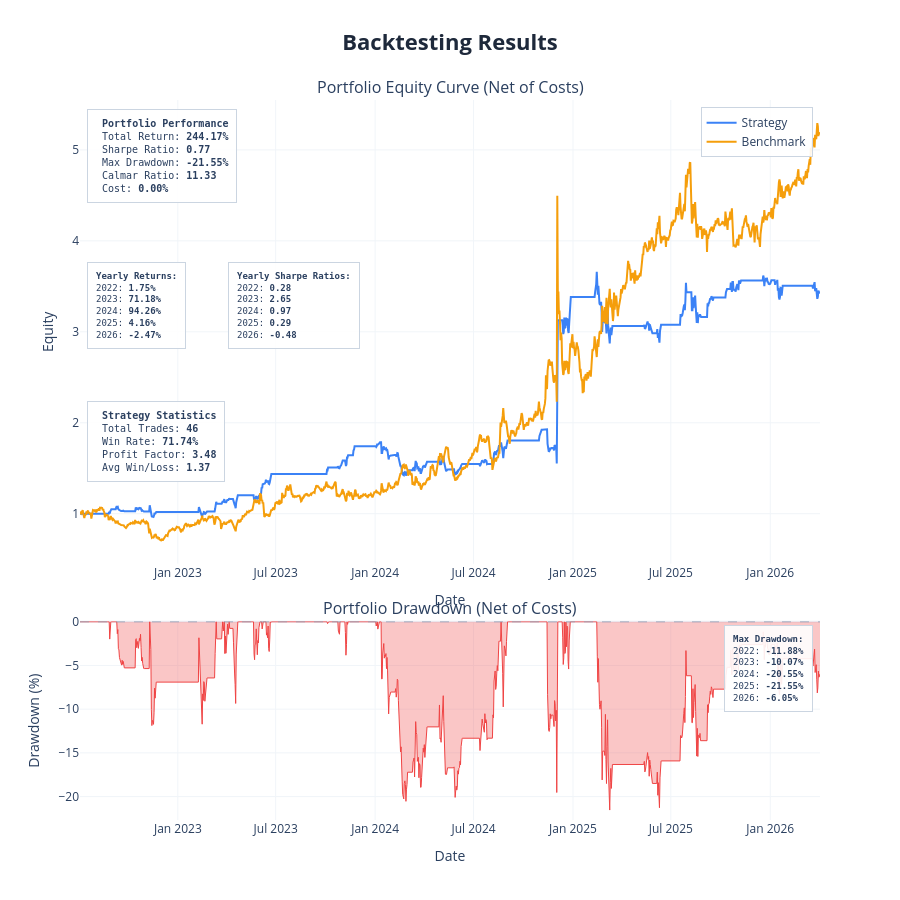

The cell this chart's notebook holds for it:
### Markdown cell above
---
## Backtest

| Parameter | Options | Default |
|---|---|---|
| `cost` | Cost per trade as decimal — `0.001` = 0.1% | `0.0` |
| `show_plot` | `True` / `False` | `True` |
| `save_html` | Filename string or `None` | `None` |
| `show_trades` | Overlay entry/exit markers on price chart | `False` |
| `benchmark_data` | DataFrame with `Close` column for buy & hold comparison | same asset |

### Code cell
results = backtest(
    data=pair_df,
    cost=0.0,
    show_plot=True,
    save_html=None,
    show_trades=False,
    benchmark_data=None
)

print(f"Pair: {Y} vs {X}")
print(f"Return        {results['total_return']*100:>8.2f}%")
print(f"Sharpe        {results['sharpe_ratio']:>8.2f}")
print(f"Max Drawdown  {results['max_drawdown']*100:>8.2f}%")
print(f"Calmar        {results['calmar_ratio']:>8.2f}")
print(f"Trades        {results['num_trades']:>8}")
print(f"Win Rate      {results['win_rate']*100:>8.2f}%")
print(f"Profit Factor {results['profit_factor']:>8.2f}")

### Figure 1 — Plotly figure (JSON) as saved in the notebook; plotly's stock layout.template omitted (floating-point values rounded to 4 significant figures; data arrays with more than 128 entries replaced by an {"elided": "..."} marker saying what was removed)
{"data": [{"hovertemplate": "<b>Strategy</b><br>Date: %{x}<br>Equity: %{y:.4f}<extra></extra>", "line": {"color": "#3b82f6", "width": 2}, "mode": "lines", "name": "Strategy", "type": "scatter", "x": {"elided": "1370 str values"}, "xaxis": "x", "y": {"elided": "1370 float values"}, "yaxis": "y"}, {"hovertemplate": "<b>Benchmark</b><br>Date: %{x}<br>Equity: %{y:.4f}<extra></extra>", "line": {"color": "#f59e0b", "width": 2}, "mode": "lines", "name": "Benchmark", "type": "scatter", "x": {"elided": "1370 str values"}, "xaxis": "x", "y": {"elided": "1370 float values"}, "yaxis": "y"}, {"fill": "tozeroy", "fillcolor": "rgba(239, 68, 68, 0.3)", "hovertemplate": "<b>Drawdown</b><br>Date: %{x}<br>Drawdown: %{y:.2f}%<extra></extra>", "line": {"color": "#ef4444", "width": 1}, "mode": "lines", "name": "Drawdown", "showlegend": false, "type": "scatter", "x": {"elided": "1370 str values"}, "xaxis": "x2", "y": {"elided": "1370 float values"}, "yaxis": "y2"}], "layout": {"annotations": [{"font": {"size": 16}, "showarrow": false, "text": "Portfolio Equity Curve (Net of Costs)", "x": 0.5, "xanchor": "center", "xref": "paper", "y": 1, "yanchor": "bottom", "yref": "paper"}, {"font": {"size": 16}, "showarrow": false, "text": "Portfolio Drawdown (Net of Costs)", "x": 0.5, "xanchor": "center", "xref": "paper", "y": 0.276, "yanchor": "bottom", "yref": "paper"}, {"align": "left", "bgcolor": "rgba(255, 255, 255, 0.9)", "bordercolor": "#cbd5e1", "borderpad": 8, "borderwidth": 1, "font": {"family": "monospace", "size": 10}, "showarrow": false, "text": "\n<b>Portfolio Performance</b><br>\nTotal Return: <b>244.17%</b><br>\nSharpe Ratio: <b>0.77</b><br>\nMax Drawdown: <b>-21.55%</b><br>\nCalmar Ratio: <b>11.33</b><br>\nCost: <b>0.00%</b>\n", "x": 0.01, "xanchor": "left", "xref": "x domain", "y": 0.98, "yanchor": "top", "yref": "y domain"}, {"align": "left", "bgcolor": "rgba(255, 255, 255, 0.9)", "bordercolor": "#cbd5e1", "borderpad": 8, "borderwidth": 1, "font": {"family": "monospace", "size": 9}, "showarrow": false, "text": "<b>Yearly Returns:</b><br>2022: <b>1.75%</b><br>2023: <b>71.18%</b><br>2024: <b>94.26%</b><br>2025: <b>4.16%</b><br>2026: <b>-2.47%</b><br>", "x": 0.01, "xanchor": "left", "xref": "x domain", "y": 0.65, "yanchor": "top", "yref": "y domain"}, {"align": "left", "bgcolor": "rgba(255, 255, 255, 0.9)", "bordercolor": "#cbd5e1", "borderpad": 8, "borderwidth": 1, "font": {"family": "monospace", "size": 9}, "showarrow": false, "text": "<b>Yearly Sharpe Ratios:</b><br>2022: <b>0.28</b><br>2023: <b>2.65</b><br>2024: <b>0.97</b><br>2025: <b>0.29</b><br>2026: <b>-0.48</b><br>", "x": 0.2, "xanchor": "left", "xref": "x domain", "y": 0.65, "yanchor": "top", "yref": "y domain"}, {"align": "left", "bgcolor": "rgba(255, 255, 255, 0.9)", "bordercolor": "#cbd5e1", "borderpad": 8, "borderwidth": 1, "font": {"family": "monospace", "size": 10}, "showarrow": false, "text": "\n<b>Strategy Statistics</b><br>\nTotal Trades: <b>46</b><br>\nWin Rate: <b>71.74%</b><br>\nProfit Factor: <b>3.48</b><br>\nAvg Win/Loss: <b>1.37</b>\n", "x": 0.01, "xanchor": "left", "xref": "x domain", "y": 0.35, "yanchor": "top", "yref": "y domain"}, {"align": "left", "bgcolor": "rgba(255, 255, 255, 0.9)", "bordercolor": "#cbd5e1", "borderpad": 8, "borderwidth": 1, "font": {"family": "monospace", "size": 9}, "showarrow": false, "text": "<b>Max Drawdown:</b><br>2022: <b>-11.88%</b><br>2023: <b>-10.07%</b><br>2024: <b>-20.55%</b><br>2025: <b>-21.55%</b><br>2026: <b>-6.05%</b><br>", "x": 0.99, "xanchor": "right", "xref": "x2 domain", "y": 0.98, "yanchor": "top", "yref": "y2 domain"}], "height": 900, "hovermode": "x unified", "legend": {"bgcolor": "rgba(255,255,255,0.9)", "bordercolor": "#cbd5e1", "borderwidth": 1, "x": 0.99, "xanchor": "right", "y": 0.99, "yanchor": "top"}, "shapes": [{"line": {"color": "#94a3b8", "dash": "dash", "width": 1}, "type": "line", "x0": 0, "x1": 1, "xref": "x2 domain", "y0": 0, "y1": 0, "yref": "y2"}], "showlegend": true, "title": {"font": {"color": "#1E293B", "size": 22}, "text": "<b>Backtesting Results</b>", "x": 0.5, "xanchor": "center"}, "xaxis": {"anchor": "y", "domain": [0, 1], "gridcolor": "#f1f5f9", "gridwidth": 1, "showgrid": true, "title": {"text": "Date"}}, "xaxis2": {"anchor": "y2", "domain": [0, 1], "gridcolor": "#f1f5f9", "gridwidth": 1, "showgrid": true, "title": {"text": "Date"}}, "yaxis": {"anchor": "x", "domain": [0.356, 1], "gridcolor": "#f1f5f9", "gridwidth": 1, "showgrid": true, "title": {"text": "Equity"}}, "yaxis2": {"anchor": "x2", "domain": [0, 0.276], "gridcolor": "#f1f5f9", "gridwidth": 1, "showgrid": true, "title": {"text": "Drawdown (%)"}}}}
